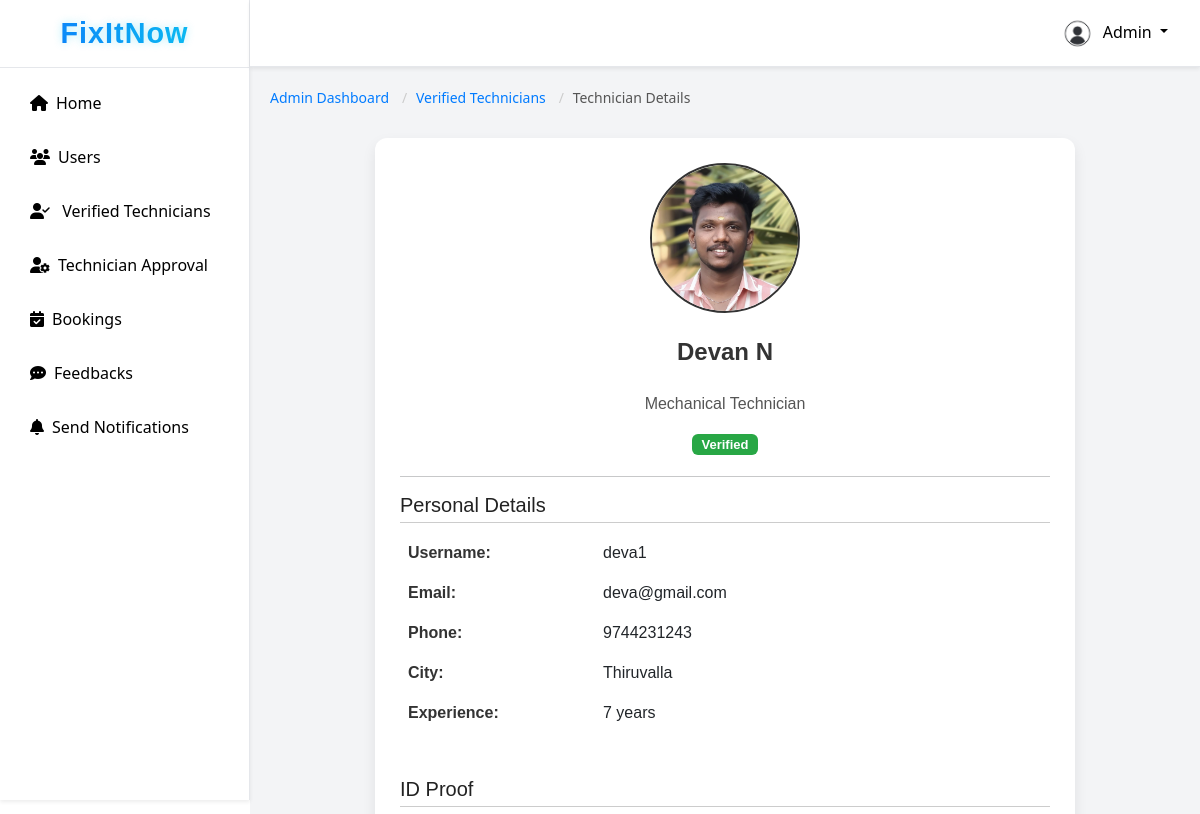
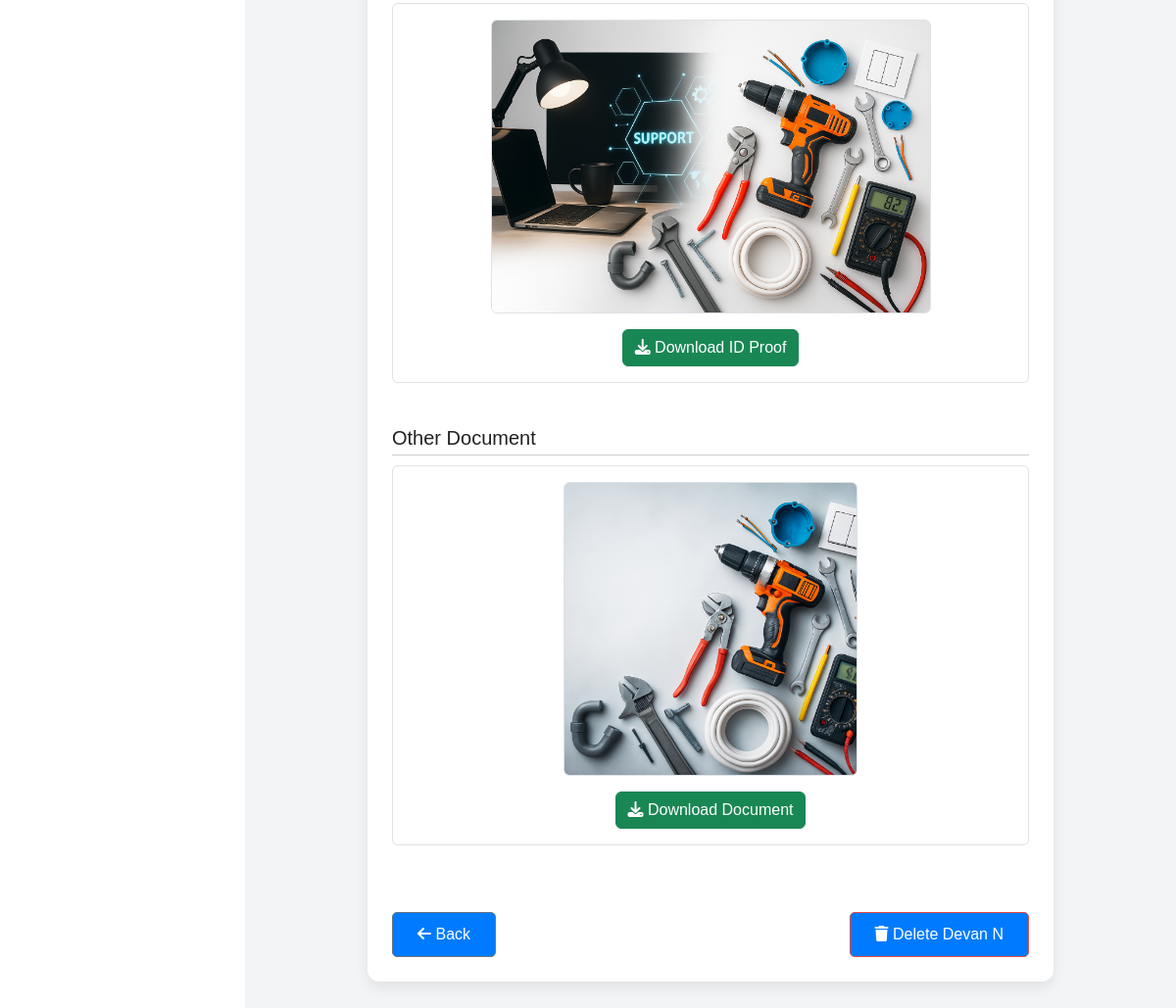
Page /verified-technician/2/ on the committed database (2 pictures, top to bottom).
### fixapp/models.py (models this page shows, shortened)
class TechnicianRequest(models.Model):
    full_name = models.CharField(max_length=100)
    username = models.CharField(max_length=50, unique=True, null=True, blank=True)
    email = models.EmailField()
    phone = models.CharField(max_length=15)
    city = models.CharField(max_length=50)
    category = models.CharField(max_length=50)
    experience = models.PositiveIntegerField()
    profile_image = models.ImageField(upload_to="technician_profiles/", null=True, blank=True)
    document = models.FileField(upload_to="technician_docs/")
    id_proof = models.FileField(upload_to="id_proofs/", null=True, blank=True)
    password = models.CharField(max_length=128, null=True, blank=True)
    status = models.CharField(max_length=20, default="Pending")
    applied_on = models.DateTimeField(auto_now_add=True)
    latitude = models.FloatField(null=True, blank=True)
    longitude = models.FloatField(null=True, blank=True)

### fixapp/views.py (the view)
# urls.py: path("verified-technician/<int:pk>/", views.verified_tech_detail, name="verified_tech_detail"),
def verified_tech_detail(request, pk):
    technician = get_object_or_404(TechnicianRequest, id=pk,status="Approved")
    return render(request, "admin_page/verified_tech_detail.html", {"technician": technician})

### fixapp/context_processors.py (called while the page is built)
def notifications_processor(request):
    notifications = []
    if request.session.get('user_id'):
        notifications = Notification.objects.filter(
            recipient_type__in=["users", "both"]
        ).order_by('-created_on')
    return {'notifications': notifications}

def technician_notifications_processor(request):
    notifications = []
    if request.session.get('technician_id'):
        notifications = Notification.objects.filter(
            recipient_type__in=["technicians", "both"]
        ).order_by('-created_on')
    return {'tech_notifications': notifications}

### templates/admin_page/verified_tech_detail.html (shortened to what this page needs)
{% extends 'admin_page/admin_dashboard.html' %}
{% load static %}
{% block verified_tech_list %}
<div class="biodata-container">
    <nav aria-label="breadcrumb">
        <ol class="breadcrumb">
            <li class="breadcrumb-item"><a href="{% url 'admin_home' %}">Admin Dashboard</a></li>
            <li class="breadcrumb-item"><a href="{% url 'verified_technicians' %}">Verified Technicians</a></li>
            <li class="breadcrumb-item active" aria-current="page">Technician Details</li>
        </ol>
    </nav>
    <div class="container">
        <div class="biodata-header">
            {% if technician.profile_image %}
                <img src="{{ technician.profile_image.url }}" alt="Profile Image" class="profile-img">
            {% else %}
                <img src="{% static 'images/default-avatar.png' %}" alt="Default Profile" class="profile-img">
            {% endif %}
            <h2>{{ technician.full_name }}</h2>
            <p>{{ technician.category }} Technician</p>
            <span class="badge bg-success">Verified</span>
        </div>
        <hr>
        <div class="biodata-section">
            <h4>Personal Details</h4>
            <table>
                <tr>
                    <td>Username:</td>
                    <td>{{ technician.username }}</td>
                </tr>
                <tr>
                    <td>Email:</td>
                    <td>{{ technician.email }}</td>
                </tr>
                <tr>
                    <td>Phone:</td>
                    <td>{{ technician.phone }}</td>
                </tr>
                <tr>
                    <td>City:</td>
                    <td>{{ technician.city }}</td>
                </tr>
                <tr>
                    <td>Experience:</td>
                    <td>{{ technician.experience }} years</td>
                </tr>
            </table>
        </div>
        <br>
        {% if technician.id_proof %}
        <div class="biodata-section">
            <h4>ID Proof</h4>
            <div class="border p-3 rounded text-center">
                <img src="{{ technician.id_proof.url }}" alt="ID Proof" class="img-fluid border rounded mb-2" style="max-height: 300px;">
                <div>
                    <a href="{{ technician.id_proof.url }}" download class="btn btn-success mt-2">
                        <i class="fas fa-download"></i> Download ID Proof
                    </a>
                </div>
            </div>
        </div>
        {% endif %}
        <br>
        {% if technician.document %}
        <div class="biodata-section">
            <h4>Other Document</h4>
            <div class="border p-3 rounded text-center">
                <img src="{{ technician.document.url }}" alt="Document" class="img-fluid border rounded mb-2" style="max-height: 300px;">
                <div>
                    <a href="{{ technician.document.url }}" download class="btn btn-success mt-2">
                        <i class="fas fa-download"></i> Download Document
                    </a>
                </div>
            </div>
        </div>
        {% endif %}
        <br>
        <div class="biodata-footer d-flex justify-content-between mt-4">
            <a href="{% url 'verified_technicians' %}" class="btn btn-secondary">
                <i class="fas fa-arrow-left"></i> Back
            </a>
            <form action="{% url 'delete_technician' technician.id %}" method="POST" style="display:inline;"
            onsubmit="return confirm('Are you sure you want to delete {{ technician.full_name }}?');">
                <button type="submit" class="btn btn-danger">
                    <i class="fas fa-trash"></i> Delete {{ technician.full_name }}
                </button>
            </form>
        </div>
    </div>
</div>
{% endblock %}

### static/css/admin_dashboard.css (style rules this page uses)
body, html { height: 100%; margin: 0; font-family: "Segoe UI", sans-serif; }
.breadcrumb { padding: 8px 15px; margin-bottom: 40px; list-style: none; background-color: #f5f5f5; border-radius: 4px; }
.breadcrumb-item { display: inline; font-size: 14px; }
.breadcrumb-item + .breadcrumb-item::before { padding: 0 5px; color: #ccc; content: "/\00a0"; }
.breadcrumb-item a { color: #6c757d; text-decoration: none; }
.breadcrumb-item.active { color: #0275d8; }
.container { max-width: 1000px; margin: 40px auto; padding: 50px; background: #fff; border-radius: 12px; box-shadow: 0 4px 8px rgba(0,0,0,0.1); }
.biodata-container { padding: 20px; background-color: #f3f4f6; height: auto; }
.container { max-width: 800px; margin: 40px auto; padding: 30px; background: #f7f7f7; border-radius: 10px; box-shadow: 0 0 15px rgba(0,0,0,0.1); font-family: Arial, sans-serif; }
.biodata-header { text-align: center; margin-bottom: 20px; }
.biodata-header .profile-img { width: 150px; height: 150px; border-radius: 50%; object-fit: cover; border: 2px solid #333; }
.biodata-header h2 { margin-top: 10px; font-size: 28px; color: #333; }
.biodata-header p { font-size: 16px; color: #555; }
.biodata-section { margin-bottom: 20px; }
.biodata-section h4 { font-size: 20px; margin-bottom: 10px; color: #222; border-bottom: 1px solid #ccc; padding-bottom: 5px; }
.biodata-section table { width: 100%; border-collapse: collapse; }
.biodata-section table td { padding: 8px; vertical-align: top; }
.biodata-section table td:first-child { font-weight: bold; width: 30%; color: #333; }
.biodata-footer { text-align: center; margin-top: 30px; }
.biodata-footer .btn { text-decoration: none; background: #007bff; color: #fff; padding: 10px 25px; border-radius: 5px; transition: 0.3s; }
.container { max-width: 1000px; margin: 40px auto; padding: 40px; background: #fff; border-radius: 12px; box-shadow: 0 4px 10px rgba(0,0,0,0.08); }
.container { max-width: 900px; margin: 40px auto; padding: 30px; background: #f7f7f7; border-radius: 10px; box-shadow: 0 0 15px rgba(0,0,0,0.1); font-family: Arial, sans-serif; }
.biodata-footer { text-align: center; margin-top: 30px; display: flex; justify-content: space-between; align-items: center; }
.img-fluid { max-width: 100%; height: auto; }
.breadcrumb { background: transparent; padding: 0; margin-bottom: 20px; }
.btn-danger { background-color: #e74c3c; border-color: #e74c3c; transition: 0.3s; }
.container { max-width: 700px; margin: 30px auto; padding: 25px; background: #fff; border-radius: 12px; box-shadow: 0 6px 14px rgba(0,0,0,0.08); }
.container h2 { text-align: center; margin-bottom: 25px; font-weight: 700; font-size: 24px; color: #333; }
.profile-img { width: 130px; height: 130px; border-radius: 50%; object-fit: cover; border: 4px solid #4e73df; margin-bottom: 15px; }
.breadcrumb a { text-decoration: none; color: #0077cc; transition: color 0.3s; }
.breadcrumb-item a { text-decoration: none; color: #007bff; }
.breadcrumb-item.active { color: #6c757d; }
.breadcrumb { background: none; padding-left: 0; margin-bottom: 20px; font-size: 14px; }
.breadcrumb a { color: #007bff; text-decoration: none; }
.breadcrumb .active { color: #555; }
.text-center { text-align: center; }
.bg-success { background-color: #28a745; color: #fff; }
.badge { padding: 4px 10px; border-radius: 6px; font-size: 13px; color: #fff; }
.bg-success { background-color: #28a745 !important; }

### rows in the picture
TechnicianRequest: profile_image (picture), full_name "Devan N", category "Mechanical", username "deva1", email "deva@gmail.com", phone "9744231243", city "Thiruvalla", experience "7", id_proof (picture), document (picture)
